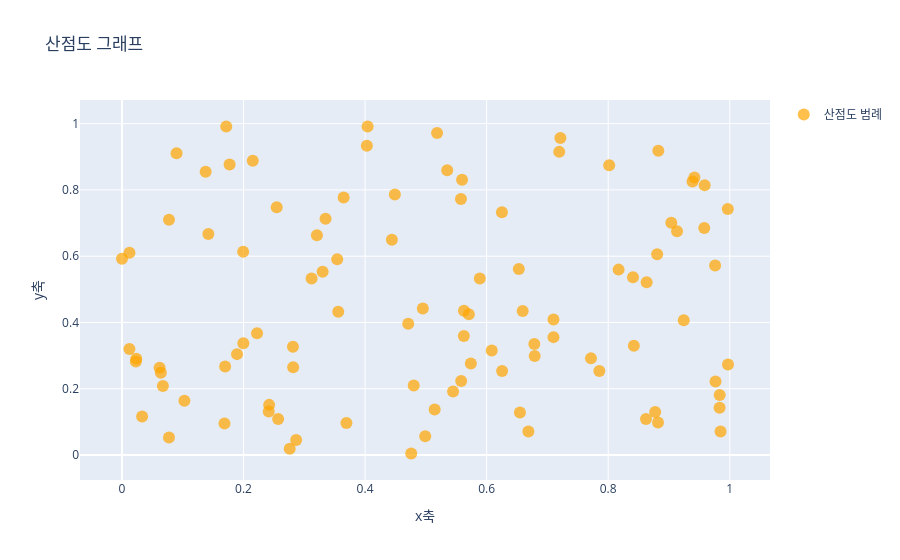

The notebook cell this image was saved under:
### Code cell
import plotly.graph_objects as go
import numpy as np

x_data = np.random.rand(100) # 0~1사이의 실수형태의 난수(랜덤)값 100개
y_data = np.random.rand(100) # 0~1사이의 실수형태의 난수(랜덤)값 100개

fig = go.Figure()

fig.add_trace(
    go.Scatter(
        x = x_data,
        y = y_data,
        mode="markers",
        marker=dict(
            size=12,
            color="orange",
            opacity=0.7
        ),
        name="산점도 범례",
        showlegend=True
    )
)

fig.update_layout(
    title="산점도 그래프",
    xaxis_title="x축",
    yaxis_title="y축" 
)

fig.show()
